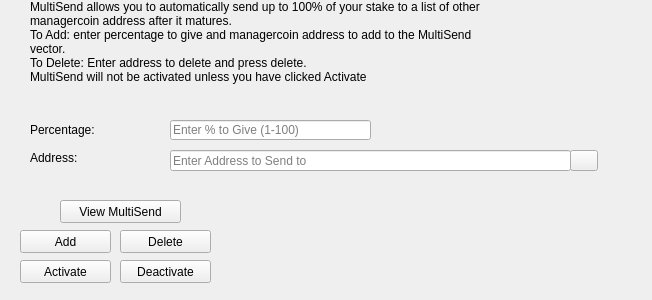
<?xml version="1.0" encoding="UTF-8"?>
<ui version="4.0">
 <class>MultiSendDialog</class>
 <widget class="QWidget" name="MultiSendDialog">
  <property name="windowModality">
   <enum>Qt::NonModal</enum>
  </property>
  <property name="geometry">
   <rect>
    <x>0</x>
    <y>0</y>
    <width>652</width>
    <height>300</height>
   </rect>
  </property>
  <property name="windowTitle">
   <string>MultiSend</string>
  </property>
  <widget class="QLineEdit" name="multiSendPercentEdit">
   <property name="geometry">
    <rect>
     <x>170</x>
     <y>120</y>
     <width>201</width>
     <height>20</height>
    </rect>
   </property>
   <property name="toolTip">
    <string>Enter whole numbers 1 - 100</string>
   </property>
   <property name="placeholderText">
    <string>Enter % to Give (1-100)</string>
   </property>
  </widget>
  <widget class="QLineEdit" name="multiSendAddressEdit">
   <property name="geometry">
    <rect>
     <x>170</x>
     <y>150</y>
     <width>401</width>
     <height>21</height>
    </rect>
   </property>
   <property name="toolTip">
    <string/>
   </property>
   <property name="placeholderText">
    <string>Enter Address to Send to</string>
   </property>
  </widget>
  <widget class="QLabel" name="label_2">
   <property name="geometry">
    <rect>
     <x>30</x>
     <y>0</y>
     <width>451</width>
     <height>121</height>
    </rect>
   </property>
   <property name="lineWidth">
    <number>1</number>
   </property>
   <property name="text">
    <string>MultiSend allows you to automatically send up to 100% of your stake to a list of other managercoin address after it matures.
To Add: enter percentage to give and managercoin address to add to the MultiSend vector. 
To Delete: Enter address to delete and press delete.
MultiSend will not be activated unless you have clicked Activate</string>
   </property>
   <property name="alignment">
    <set>Qt::AlignLeading|Qt::AlignLeft|Qt::AlignTop</set>
   </property>
   <property name="wordWrap">
    <bool>true</bool>
   </property>
  </widget>
  <widget class="QLabel" name="message">
   <property name="geometry">
    <rect>
     <x>240</x>
     <y>200</y>
     <width>381</width>
     <height>91</height>
    </rect>
   </property>
   <property name="text">
    <string/>
   </property>
  </widget>
  <widget class="QPushButton" name="addButton">
   <property name="geometry">
    <rect>
     <x>20</x>
     <y>230</y>
     <width>91</width>
     <height>23</height>
    </rect>
   </property>
   <property name="toolTip">
    <string/>
   </property>
   <property name="statusTip">
    <string>Add to MultiSend Vector</string>
   </property>
   <property name="text">
    <string>Add</string>
   </property>
  </widget>
  <widget class="QPushButton" name="disableButton">
   <property name="geometry">
    <rect>
     <x>120</x>
     <y>260</y>
     <width>91</width>
     <height>23</height>
    </rect>
   </property>
   <property name="statusTip">
    <string>Deactivate MultiSend</string>
   </property>
   <property name="text">
    <string>Deactivate</string>
   </property>
  </widget>
  <widget class="QPushButton" name="addressBookButton">
   <property name="geometry">
    <rect>
     <x>570</x>
     <y>150</y>
     <width>28</width>
     <height>21</height>
    </rect>
   </property>
   <property name="toolTip">
    <string>Choose an address from the address book</string>
   </property>
   <property name="text">
    <string/>
   </property>
   <property name="icon">
    <iconset resource="../bitcoin.qrc">
     <normaloff>:/icons/address-book</normaloff>:/icons/address-book</iconset>
   </property>
   <property name="shortcut">
    <string>Alt+A</string>
   </property>
   <property name="autoDefault">
    <bool>false</bool>
   </property>
  </widget>
  <widget class="QLabel" name="label">
   <property name="geometry">
    <rect>
     <x>30</x>
     <y>120</y>
     <width>121</width>
     <height>20</height>
    </rect>
   </property>
   <property name="toolTip">
    <string>Percentage of stake to send</string>
   </property>
   <property name="text">
    <string>Percentage:</string>
   </property>
  </widget>
  <widget class="QLabel" name="label_5">
   <property name="geometry">
    <rect>
     <x>30</x>
     <y>150</y>
     <width>111</width>
     <height>16</height>
    </rect>
   </property>
   <property name="toolTip">
    <string>Address to send portion of stake to</string>
   </property>
   <property name="text">
    <string>Address:</string>
   </property>
  </widget>
  <widget class="QPushButton" name="deleteButton">
   <property name="geometry">
    <rect>
     <x>120</x>
     <y>230</y>
     <width>91</width>
     <height>23</height>
    </rect>
   </property>
   <property name="toolTip">
    <string/>
   </property>
   <property name="statusTip">
    <string>Delete Address From MultiSend Vector</string>
   </property>
   <property name="text">
    <string>Delete</string>
   </property>
  </widget>
  <widget class="QPushButton" name="activateButton">
   <property name="geometry">
    <rect>
     <x>20</x>
     <y>260</y>
     <width>91</width>
     <height>23</height>
    </rect>
   </property>
   <property name="statusTip">
    <string>Activate MultiSend</string>
   </property>
   <property name="text">
    <string>Activate</string>
   </property>
  </widget>
  <widget class="QPushButton" name="viewButton">
   <property name="geometry">
    <rect>
     <x>60</x>
     <y>200</y>
     <width>121</width>
     <height>23</height>
    </rect>
   </property>
   <property name="toolTip">
    <string/>
   </property>
   <property name="statusTip">
    <string>View MultiSend Vector</string>
   </property>
   <property name="text">
    <string>View MultiSend</string>
   </property>
  </widget>
 </widget>
 <resources>
  <include location="../bitcoin.qrc"/>
 </resources>
 <connections/>
</ui>
